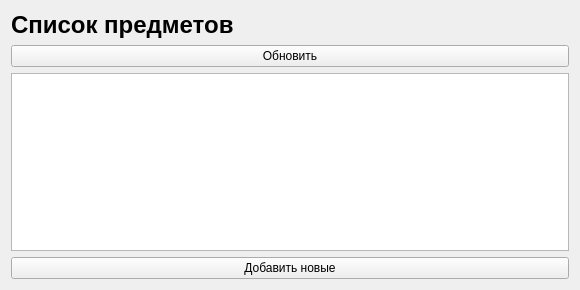
<?xml version="1.0" encoding="UTF-8"?>
<ui version="4.0">
 <class>SubjectList</class>
 <widget class="QWidget" name="SubjectList">
  <property name="geometry">
   <rect>
    <x>0</x>
    <y>0</y>
    <width>580</width>
    <height>290</height>
   </rect>
  </property>
  <property name="windowTitle">
   <string>Список предметов</string>
  </property>
  <layout class="QGridLayout" name="gridLayout">
   <item row="2" column="0">
    <widget class="QListWidget" name="list_subject">
     <property name="selectionRectVisible">
      <bool>false</bool>
     </property>
     <property name="sortingEnabled">
      <bool>false</bool>
     </property>
    </widget>
   </item>
   <item row="3" column="0">
    <widget class="QPushButton" name="add_more">
     <property name="text">
      <string>Добавить новые</string>
     </property>
    </widget>
   </item>
   <item row="0" column="0">
    <widget class="QLabel" name="label">
     <property name="sizePolicy">
      <sizepolicy hsizetype="Preferred" vsizetype="Fixed">
       <horstretch>0</horstretch>
       <verstretch>0</verstretch>
      </sizepolicy>
     </property>
     <property name="font">
      <font>
       <pointsize>18</pointsize>
       <bold>true</bold>
      </font>
     </property>
     <property name="text">
      <string>Список предметов</string>
     </property>
    </widget>
   </item>
   <item row="1" column="0">
    <widget class="QPushButton" name="refresh">
     <property name="text">
      <string>Обновить</string>
     </property>
    </widget>
   </item>
  </layout>
 </widget>
 <resources/>
 <connections/>
</ui>
